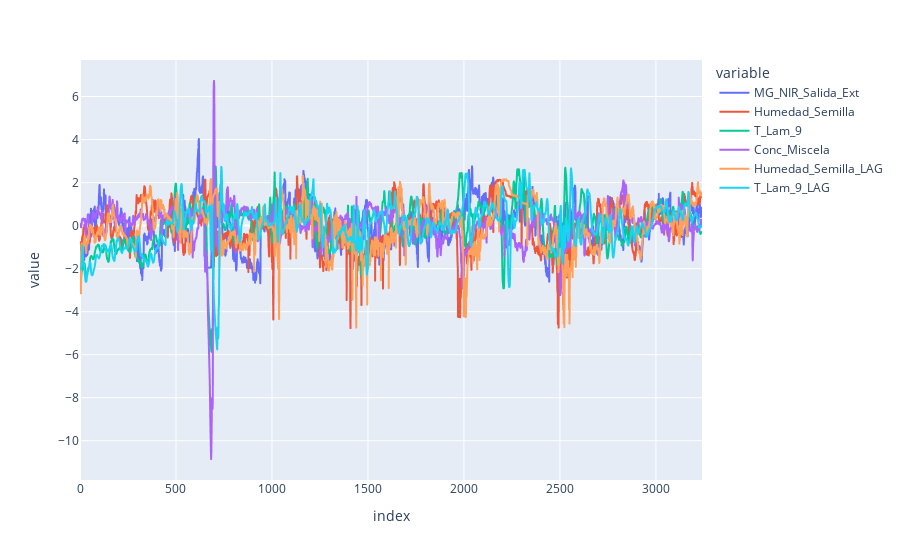

Notebook source saved alongside this figure:
### Code cell
X_train_scaled.plot()

### Figure 1 — Plotly figure (JSON) as saved in the notebook; plotly's stock layout.template omitted (floating-point values rounded to 4 significant figures; data arrays with more than 128 entries replaced by an {"elided": "..."} marker saying what was removed)
{"data": [{"hovertemplate": "variable=MG_NIR_Salida_Ext<br>index=%{x}<br>value=%{y}<extra></extra>", "legendgroup": "MG_NIR_Salida_Ext", "line": {"color": "#636efa", "dash": "solid"}, "mode": "lines", "name": "MG_NIR_Salida_Ext", "showlegend": true, "type": "scattergl", "x": {"elided": "3241 int values"}, "xaxis": "x", "y": {"elided": "3241 float values"}, "yaxis": "y"}, {"hovertemplate": "variable=Humedad_Semilla<br>index=%{x}<br>value=%{y}<extra></extra>", "legendgroup": "Humedad_Semilla", "line": {"color": "#EF553B", "dash": "solid"}, "mode": "lines", "name": "Humedad_Semilla", "showlegend": true, "type": "scattergl", "x": {"elided": "3241 int values"}, "xaxis": "x", "y": {"elided": "3241 float values"}, "yaxis": "y"}, {"hovertemplate": "variable=T_Lam_9<br>index=%{x}<br>value=%{y}<extra></extra>", "legendgroup": "T_Lam_9", "line": {"color": "#00cc96", "dash": "solid"}, "mode": "lines", "name": "T_Lam_9", "showlegend": true, "type": "scattergl", "x": {"elided": "3241 int values"}, "xaxis": "x", "y": {"elided": "3241 float values"}, "yaxis": "y"}, {"hovertemplate": "variable=Conc_Miscela<br>index=%{x}<br>value=%{y}<extra></extra>", "legendgroup": "Conc_Miscela", "line": {"color": "#ab63fa", "dash": "solid"}, "mode": "lines", "name": "Conc_Miscela", "showlegend": true, "type": "scattergl", "x": {"elided": "3241 int values"}, "xaxis": "x", "y": {"elided": "3241 float values"}, "yaxis": "y"}, {"hovertemplate": "variable=Humedad_Semilla_LAG<br>index=%{x}<br>value=%{y}<extra></extra>", "legendgroup": "Humedad_Semilla_LAG", "line": {"color": "#FFA15A", "dash": "solid"}, "mode": "lines", "name": "Humedad_Semilla_LAG", "showlegend": true, "type": "scattergl", "x": {"elided": "3241 int values"}, "xaxis": "x", "y": {"elided": "3241 float values"}, "yaxis": "y"}, {"hovertemplate": "variable=T_Lam_9_LAG<br>index=%{x}<br>value=%{y}<extra></extra>", "legendgroup": "T_Lam_9_LAG", "line": {"color": "#19d3f3", "dash": "solid"}, "mode": "lines", "name": "T_Lam_9_LAG", "showlegend": true, "type": "scattergl", "x": {"elided": "3241 int values"}, "xaxis": "x", "y": {"elided": "3241 float values"}, "yaxis": "y"}], "layout": {"legend": {"title": {"text": "variable"}, "tracegroupgap": 0}, "margin": {"t": 60}, "xaxis": {"anchor": "y", "domain": [0, 1], "title": {"text": "index"}}, "yaxis": {"anchor": "x", "domain": [0, 1], "title": {"text": "value"}}}}
